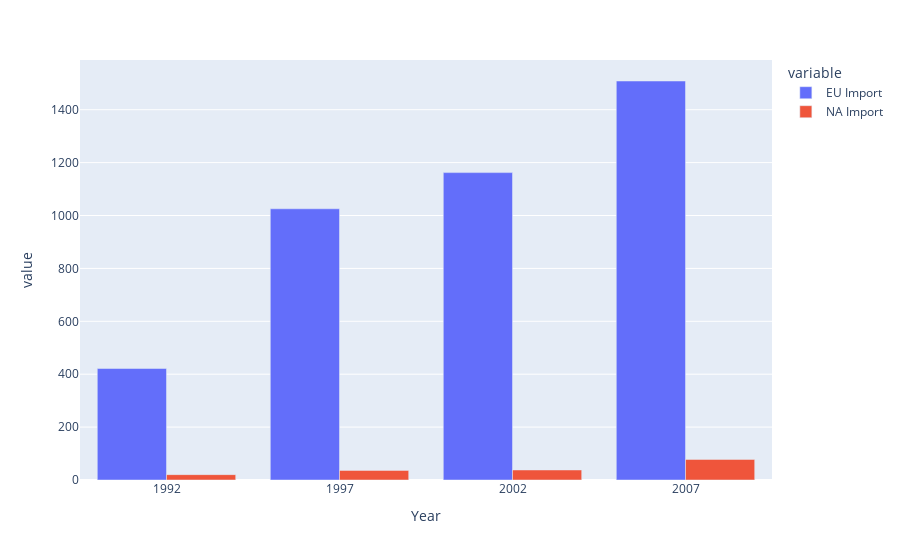

Notebook code for this chart:
### Markdown cell above
### Q2

Is there a significant difference between Europe and North America with respect to 'Imports of goods and services (% of GDP)' in the years after 1990?

For simplicity, I will only be considering US + Canada + Mexico as North American countries.

### Code cell
q2_df = gapminder_df[gapminder_df['Year'] > 1990]

north_american_countries = ['United States', 'Canada', 'Mexico']
goods_label = 'Imports of goods and services (% of GDP)'

na_df = q2_df[q2_df['Country Name'].isin(north_american_countries)]
eu_df = q2_df[q2_df['continent']=='Europe']

eu_goods = eu_df.groupby('Year').apply(lambda x: pd.Series({'EU Import': np.sum(x[goods_label])})).reset_index()
na_goods = na_df.groupby('Year').apply(lambda x: pd.Series({'NA Import': np.sum(x[goods_label])})).reset_index()

merged_goods = eu_goods.merge(na_goods, on='Year')

px.bar(merged_goods, x='Year', y=['EU Import', 'NA Import'], barmode='group')

### Figure 1 — Plotly figure (JSON) as saved in the notebook; plotly's stock layout.template omitted (floating-point values rounded to 4 significant figures)
{"data": [{"alignmentgroup": "True", "hovertemplate": "variable=EU Import<br>Year=%{x}<br>value=%{y}<extra></extra>", "legendgroup": "EU Import", "marker": {"color": "#636efa"}, "name": "EU Import", "offsetgroup": "EU Import", "orientation": "v", "showlegend": true, "textposition": "auto", "type": "bar", "x": [1992, 1997, 2002, 2007], "xaxis": "x", "y": [421.4, 1025.0, 1162.0, 1509.0], "yaxis": "y"}, {"alignmentgroup": "True", "hovertemplate": "variable=NA Import<br>Year=%{x}<br>value=%{y}<extra></extra>", "legendgroup": "NA Import", "marker": {"color": "#EF553B"}, "name": "NA Import", "offsetgroup": "NA Import", "orientation": "v", "showlegend": true, "textposition": "auto", "type": "bar", "x": [1992, 1997, 2002, 2007], "xaxis": "x", "y": [20.27, 36.35, 37.93, 77.82], "yaxis": "y"}], "layout": {"barmode": "group", "legend": {"title": {"text": "variable"}, "tracegroupgap": 0}, "margin": {"t": 60}, "xaxis": {"anchor": "y", "domain": [0, 1], "title": {"text": "Year"}}, "yaxis": {"anchor": "x", "domain": [0, 1], "title": {"text": "value"}}}}
